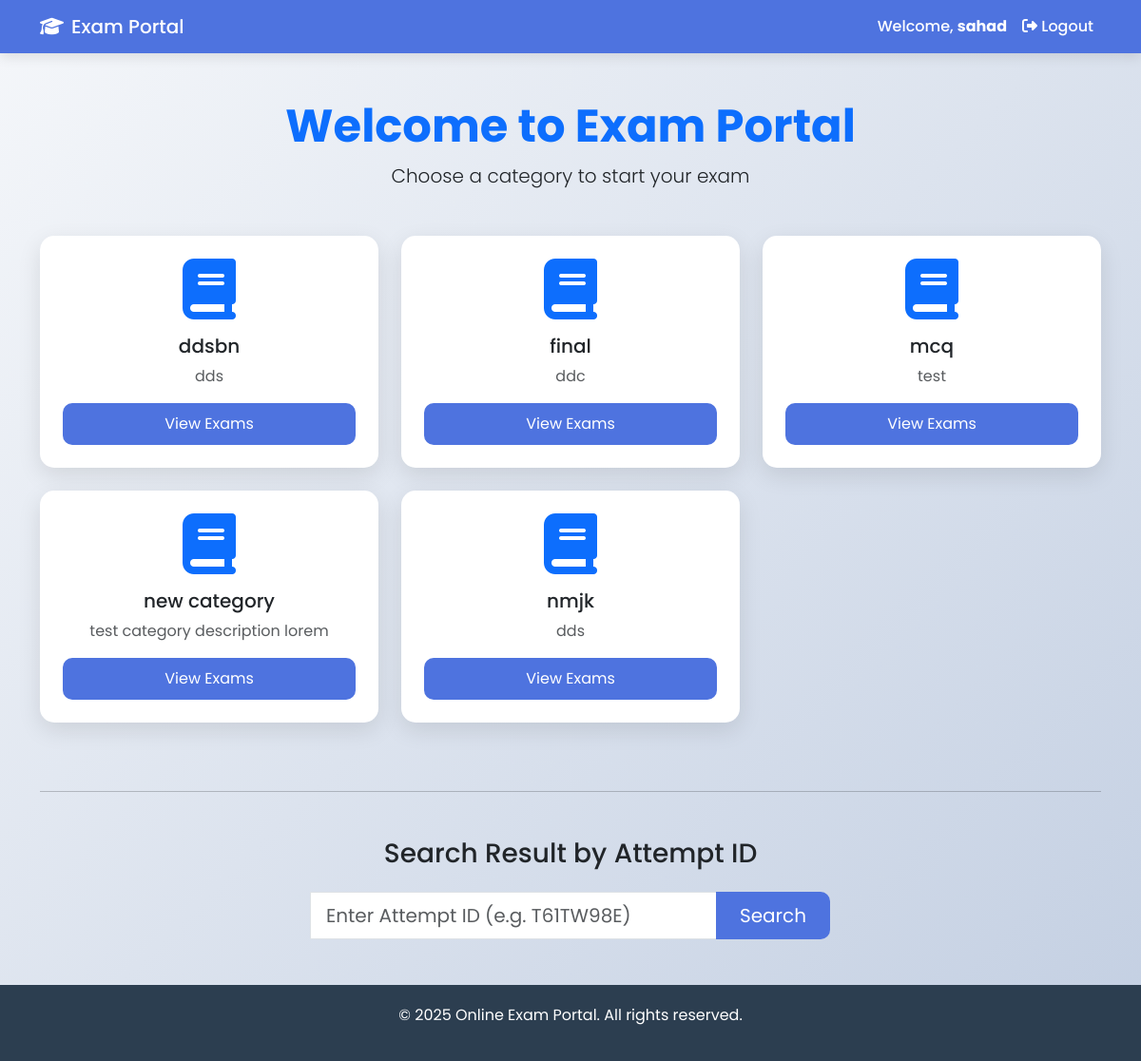
The page /index/ (signed in) on the database its author committed.
### exam_user/models.py (models this page shows, shortened)
class User(AbstractUser):
    is_admin = models.BooleanField(default=False)
    class Meta:
        db_table = 'users'

class Category(models.Model):
    name = models.CharField(max_length=200)
    description = models.TextField(blank=True)
    created_at = models.DateTimeField(auto_now_add=True)
    class Meta:
        verbose_name_plural = 'Categories'
        ordering = ['name']

### exam_user/views.py (the view)
# urls.py: path('index/', views.index, name='index'),
@login_required
def index(request):
    categories = Category.objects.all()
    return render(request, 'exam_user/index.html', {'categories': categories})

### exam_user/templates/exam_user/index.html (shortened to what this page needs)
{% extends 'exam_user/base.html' %}
{% block content %}
<div class="text-center mb-5">
    <h1 class="display-5 fw-bold text-primary">Welcome to Exam Portal</h1>
    <p class="lead">Choose a category to start your exam</p>
</div>
<div class="row">
    {% for category in categories %}
        <div class="col-md-4 mb-4">
            <div class="card text-center p-4">
                <i class="fas fa-book fa-4x text-primary mb-3"></i>
                <h5>{{ category.name }}</h5>
                <p class="text-muted">{{ category.description|default:"No description" }}</p>
                <a href="{% url 'exam_user:category_detail' category.id %}" class="btn btn-primary">View Exams</a>
            </div>
        </div>
    {% empty %}
        <div class="col-12 text-center">
            <p class="text-muted">No categories available yet.</p>
        </div>
    {% endfor %}
</div>
<hr class="my-5">
<h3 class="text-center mb-4">Search Result by Attempt ID</h3>
<div class="row justify-content-center">
    <div class="col-md-6">
        <form method="post" action="{% url 'exam_user:search_result' %}" class="input-group">
            <input type="text" name="exam_id" class="form-control form-control-lg" placeholder="Enter Attempt ID (e.g. T61TW98E)" required>
            <button class="btn btn-primary btn-lg" type="submit">Search</button>
        </form>
    </div>
</div>
{% endblock %}

### exam_user/templates/exam_user/base.html (shortened to what this page needs)
<!DOCTYPE html>
<html lang="en">
<head>
    <link href="https://cdn.jsdelivr.net/npm/bootstrap@5.3.3/dist/css/bootstrap.min.css" rel="stylesheet">
    <link rel="stylesheet" href="https://cdnjs.cloudflare.com/ajax/libs/font-awesome/6.5.0/css/all.min.css">
</head>
<body>
    <nav class="navbar navbar-expand-lg">
        <div class="container">
            <a class="navbar-brand" href="{% url 'exam_user:index' %}">
                <i class="fas fa-graduation-cap me-2"></i>Exam Portal
            </a>
            <div class="navbar-nav ms-auto">
                {% if user.is_authenticated %}
                    <span class="nav-link">Welcome, <strong>{{ user.username }}</strong></span>
                    <a class="nav-link" href="{% url 'exam_user:logout' %}">
                        <i class="fas fa-sign-out-alt"></i> Logout
                    </a>
                {% else %}
                    <a class="nav-link" href="{% url 'exam_user:login' %}">Login</a>
                    <a class="nav-link" href="{% url 'exam_user:register' %}">Register</a>
                {% endif %}
            </div>
        </div>
    </nav>
    <div class="container my-5">
        {% block content %}{% endblock %}
    </div>
    <footer class="text-center">
        <div class="container">
            <p>&copy; 2025 Online Exam Portal. All rights reserved.</p>
        </div>
    </footer>
</body>
</html>

### exam_user/templates/exam_user/base.html (style rules this page uses)
body { font-family: 'Poppins', sans-serif; background: linear-gradient(135deg, #f5f7fa 0%, #c3cfe2 100%); min-height: 100vh; }
.navbar { background: #4e73df; box-shadow: 0 4px 12px rgba(0,0,0,0.1); }
.navbar-brand, .nav-link { color: white !important; font-weight: 500; }
.card { border: none; border-radius: 15px; box-shadow: 0 8px 25px rgba(0,0,0,0.1); transition: transform 0.3s; }
.btn-primary { background: #4e73df; border: none; border-radius: 10px; padding: 10px 25px; }
footer { background: #2c3e50; color: white; padding: 20px 0; margin-top: auto; }

### rows shown on the page
User: username "sahad"
Category: name "ddsbn", description "dds"
Category: name "final", description "ddc"
Category: name "mcq", description "test"
Category: name "new category", description "test category description lorem"
Category: name "nmjk", description "dds"
